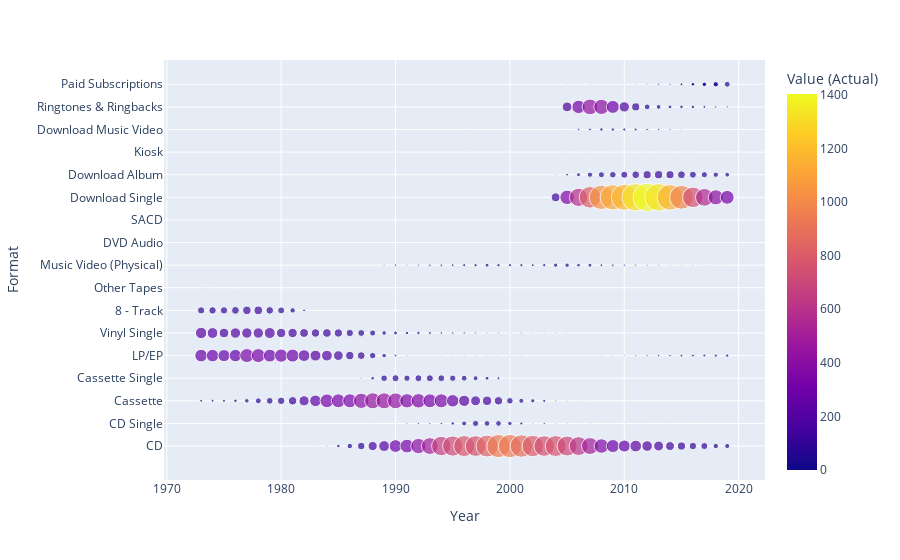
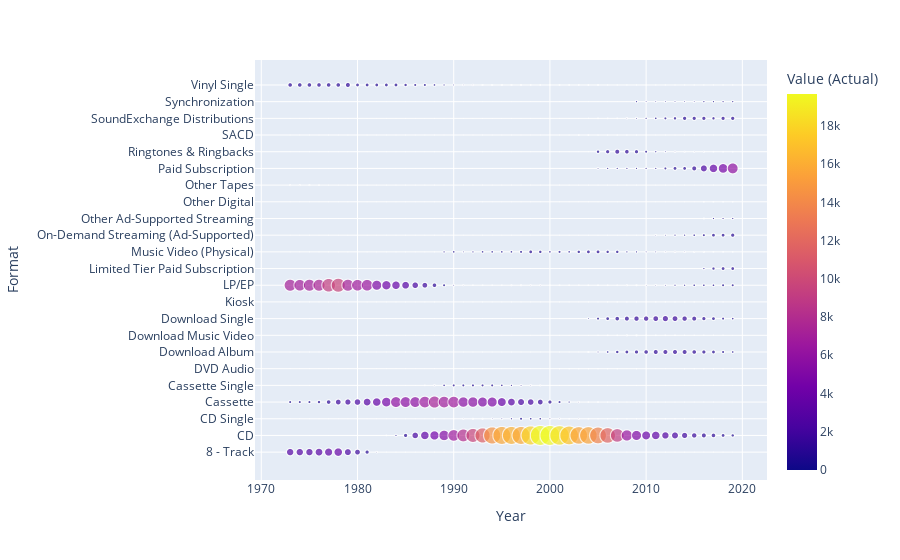

Source (notebook cell) for these figures, in order:
### Markdown cell above
*Using the histogram above, depicting the distribution of music sales by metric (excluding units) across various years. This represents the value of music sales, and the represents the years. The histogram corresponds to a specific format of music sales, with its color indicating the format. Additionally, the visualization is organized using facetting by metric, allocating each metric its own row in the chart.*

### Code cell
from plotly.express import scatter
for metric in ['Units', 'Value (Adjusted)']:
    scatter(data_frame=df[df['Metric'] == metric].dropna(), x='Year', y='Format', size='Value (Actual)', color='Value (Actual)').show()

### Figure 1 — Plotly figure (JSON) as saved in the notebook; plotly's stock layout.template omitted (floating-point values rounded to 4 significant figures; data arrays with more than 128 entries replaced by an {"elided": "..."} marker saying what was removed)
{"data": [{"hovertemplate": "Year=%{x}<br>Format=%{y}<br>Value (Actual)=%{marker.color}<extra></extra>", "legendgroup": "", "marker": {"color": {"elided": "846 float values"}, "coloraxis": "coloraxis", "size": {"elided": "846 float values"}, "sizemode": "area", "sizeref": 3.507, "symbol": "circle"}, "mode": "markers", "name": "", "orientation": "h", "showlegend": false, "type": "scatter", "x": {"elided": "846 int values"}, "xaxis": "x", "y": {"elided": "846 str values"}, "yaxis": "y"}], "layout": {"coloraxis": {"colorbar": {"title": {"text": "Value (Actual)"}}, "colorscale": [[0, "#0d0887"], [0.1111, "#46039f"], [0.2222, "#7201a8"], [0.3333, "#9c179e"], [0.4444, "#bd3786"], [0.5556, "#d8576b"], [0.6667, "#ed7953"], [0.7778, "#fb9f3a"], [0.8889, "#fdca26"], [1, "#f0f921"]]}, "legend": {"itemsizing": "constant", "tracegroupgap": 0}, "margin": {"t": 60}, "xaxis": {"anchor": "y", "domain": [0, 1], "title": {"text": "Year"}}, "yaxis": {"anchor": "x", "domain": [0, 1], "title": {"text": "Format"}}}}

### Figure 2 — Plotly figure (JSON) as saved in the notebook; plotly's stock layout.template omitted (floating-point values rounded to 4 significant figures; data arrays with more than 128 entries replaced by an {"elided": "..."} marker saying what was removed)
{"data": [{"hovertemplate": "Year=%{x}<br>Format=%{y}<br>Value (Actual)=%{marker.color}<extra></extra>", "legendgroup": "", "marker": {"color": {"elided": "1081 float values"}, "coloraxis": "coloraxis", "size": {"elided": "1081 float values"}, "sizemode": "area", "sizeref": 49.17, "symbol": "circle"}, "mode": "markers", "name": "", "showlegend": false, "type": "scattergl", "x": {"elided": "1081 int values"}, "xaxis": "x", "y": {"elided": "1081 str values"}, "yaxis": "y"}], "layout": {"coloraxis": {"colorbar": {"title": {"text": "Value (Actual)"}}, "colorscale": [[0, "#0d0887"], [0.1111, "#46039f"], [0.2222, "#7201a8"], [0.3333, "#9c179e"], [0.4444, "#bd3786"], [0.5556, "#d8576b"], [0.6667, "#ed7953"], [0.7778, "#fb9f3a"], [0.8889, "#fdca26"], [1, "#f0f921"]]}, "legend": {"itemsizing": "constant", "tracegroupgap": 0}, "margin": {"t": 60}, "xaxis": {"anchor": "y", "domain": [0, 1], "title": {"text": "Year"}}, "yaxis": {"anchor": "x", "domain": [0, 1], "title": {"text": "Format"}}}}
